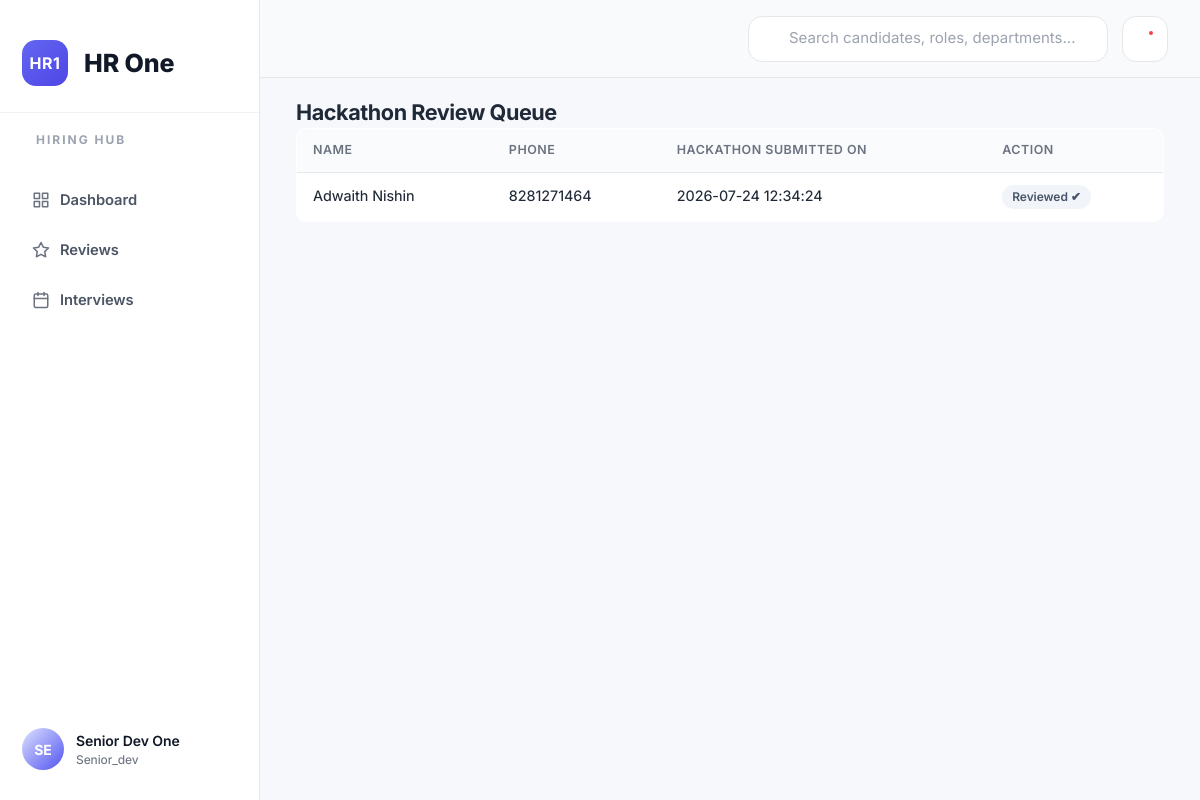
/hackathon/senior/reviews (signed in), run on the app's committed database.
### app/core/models.py (models this page shows)
class User(Base):
    __tablename__ = "users"
    id: Mapped[int] = mapped_column(Integer, primary_key=True, index=True)
    username: Mapped[str] = mapped_column(String(50), unique=True, nullable=False, index=True)
    password_hash: Mapped[str] = mapped_column(String(255), nullable=False)
    role: Mapped[str] = mapped_column(String(30), nullable=False, index=True)
    full_name: Mapped[str] = mapped_column(String(120), nullable=False)
    skills: Mapped[str] = mapped_column(Text, default="")
    created_at: Mapped[datetime] = mapped_column(DateTime, default=datetime.utcnow)

class Candidate(Base):
    __tablename__ = "candidates"
    id: Mapped[int] = mapped_column(Integer, primary_key=True)
    name: Mapped[str] = mapped_column(String(150), nullable=False, index=True)
    email: Mapped[str] = mapped_column(String(150), nullable=True)
    phone: Mapped[str] = mapped_column(String(30), nullable=True, index=True)
    skills: Mapped[str] = mapped_column(Text, default="")
    flow: Mapped[str | None] = mapped_column(String(50), nullable=True, index=True)  # ai_hackathon_flow | ai_interview_flow
    stage: Mapped[int] = mapped_column(Integer, default=1, index=True)
    status: Mapped[str] = mapped_column(String(30), default="new", index=True)
    created_at: Mapped[datetime] = mapped_column(DateTime, default=datetime.utcnow)
    updated_at: Mapped[datetime] = mapped_column(DateTime, default=datetime.utcnow, onupdate=datetime.utcnow)
    department: Mapped[str | None] = mapped_column(String(50), nullable=True, index=True)
    screening: Mapped[CandidateScreening | None] = relationship(back_populates="candidate", uselist=False)
    decision: Mapped[CandidateDecision | None] = relationship(back_populates="candidate", uselist=False)
    submission: Mapped[Submission | None] = relationship(back_populates="candidate", uselist=False)
    interviews: Mapped[list[Interview]] = relationship(back_populates="candidate")

class Submission(Base):
    __tablename__ = "submissions"
    id: Mapped[int] = mapped_column(Integer, primary_key=True)
    candidate_id: Mapped[int] = mapped_column(ForeignKey("candidates.id"), unique=True, nullable=False)
    github_link: Mapped[str] = mapped_column(String(255), nullable=False)
    video_link: Mapped[str] = mapped_column(String(255), nullable=True)
    notes: Mapped[str] = mapped_column(Text, default="")
    submitted_at: Mapped[datetime] = mapped_column(DateTime, default=datetime.utcnow)
    candidate: Mapped[Candidate] = relationship(back_populates="submission")
    reviews: Mapped[list[SubmissionReview]] = relationship(back_populates="submission")

### app/routes/hackathon.py (the view)
@router.get(
    "/senior/reviews",
    response_class=HTMLResponse,
)
def senior_reviews(
    request: Request,
    db: Session = Depends(get_db),
    user: User = Depends(require_role("senior_dev", "admin")),
):
    data = hackathon_core.get_pending_submissions_for_review(
        db,
        user.id,
    )
    return templates.TemplateResponse(
        request,
        "senior_reviews.html",
        {
            "user": user,
            "candidates": data,
        },
    )

### templates/senior_reviews.html (shortened to what this page needs)
{% extends "base.html" %}
{% block content %}
<h2>Hackathon Review Queue</h2>
<table>
  <tr>
    <th>Name</th>
    <th>Phone</th>
    <th>Hackathon Submitted On</th>
    <th>Action</th>
  </tr>
  {% for row in candidates %}
  <tr>
    <td>{{ row.candidate.name }}</td>
    <td>{{ row.candidate.phone }}</td>
<td>
  {% if row.candidate.submission %}
    {{ row.candidate.submission.submitted_at.strftime("%Y-%m-%d %H:%M:%S") }}
  {% else %}
    -
  {% endif %}
</td>    <td>
  {% if row.already_reviewed %}
    <span class="badge badge-muted">Reviewed ✔</span>
  {% endif %}
</td>
  </tr>
  {% endfor %}
</table>
{% endblock %}

### templates/_sidebar.html (shortened to what this page needs)
<aside class="sidebar">
    <div class="sidebar-brand">
        <div class="sidebar-logo">
            <div class="logo-icon">HR1</div>
            <div class="logo-text">
                HR One
            </div>
        </div>
    </div>
     <div class="sidebar-title">
            HIRING HUB
        </div>
  <nav>
    <ul class="sidebar-nav">
      <li>
        <a href="{{ request.url_for('dashboard').path }}">
          <svg class="icon" viewBox="0 0 24 24" fill="none" stroke="currentColor" stroke-width="2" stroke-linecap="round" stroke-linejoin="round"><rect x="3" y="3" width="7" height="7"/><rect x="14" y="3" width="7" height="7"/><rect x="3" y="14" width="7" height="7"/><rect x="14" y="14" width="7" height="7"/></svg>
          <span>Dashboard</span>
        </a>
      </li>
      {% if user.role in ["senior_dev", "admin"] %}
        <li>
          <a href="{{ request.url_for('senior_reviews').path }}">
            <svg class="icon" viewBox="0 0 24 24" fill="none" stroke="currentColor" stroke-width="2" stroke-linecap="round" stroke-linejoin="round"><polygon points="12 2 15.09 8.26 22 9.27 17 14.14 18.18 21.02 12 17.77 5.82 21.02 7 14.14 2 9.27 8.91 8.26 12 2"/></svg>
            <span>Reviews</span>
          </a>
        </li>
      {% endif %}
      {% if user.role in ["senior_dev", "admin"] %}
        <li>
          <a href="{{ request.url_for('senior_interviews').path }}">
            <svg class="icon" viewBox="0 0 24 24" fill="none" stroke="currentColor" stroke-width="2" stroke-linecap="round" stroke-linejoin="round"><rect x="3" y="4" width="18" height="18" rx="2" ry="2"/><line x1="16" y1="2" x2="16" y2="6"/><line x1="8" y1="2" x2="8" y2="6"/><line x1="3" y1="10" x2="21" y2="10"/></svg>
            <span>Interviews</span>
          </a>
        </li>
      {% endif %}
    </ul>
  </nav>
 <div class="sidebar-footer">
    <div class="sidebar-user">
        <div class="sidebar-user-avatar">
            {{ (user.full_name or "HR")[:2]|upper }}
        </div>
        <div class="sidebar-user-info">
            <div class="sidebar-user-name">
                {{ user.full_name }}
            </div>
            <div class="sidebar-user-role">
                {{ user.role|capitalize }}
            </div>
        </div>
    </div>
</div>
</aside>

### data on the page
User: full_name "SE", full_name "Senior Dev One", role "Senior_dev"
Candidate: candidate.name "Adwaith Nishin", candidate.phone "8281271464"
Submission: candidate.submission.submitted_at "2026-07-24 12:34:24"
